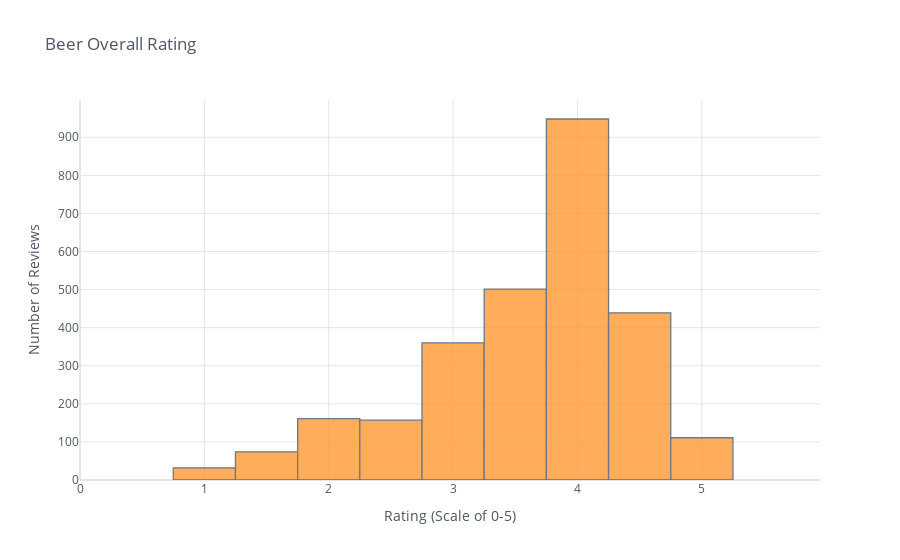

Notebook source saved alongside this figure:
### Markdown cell above
#### Check the review_overall rating distribution using histogram

### Code cell
dfbeer["review_overall"].iplot(kind="histogram", bins=(20),xanchor="left", xrange=[0,5.95],theme="white", title="Beer Overall Rating",xTitle='Rating (Scale of 0-5)', yTitle='Number of Reviews')
fig.show("notebook_connected")

### Figure 1 — Plotly figure (JSON) as saved in the notebook; plotly's stock layout.template omitted (floating-point values rounded to 4 significant figures; data arrays with more than 128 entries replaced by an {"elided": "..."} marker saying what was removed)
{"data": [{"histfunc": "count", "histnorm": "", "marker": {"color": "rgba(255, 153, 51, 1.0)", "line": {"color": "#4D5663", "width": 1.3}}, "name": "review_overall", "nbinsx": 20, "opacity": 0.8, "orientation": "v", "type": "histogram", "x": {"elided": "2783 float values"}}], "layout": {"barmode": "overlay", "legend": {"bgcolor": "#FFFFFF", "font": {"color": "#4D5663"}}, "paper_bgcolor": "#FFFFFF", "plot_bgcolor": "#FFFFFF", "title": {"font": {"color": "#4D5663"}, "text": "Beer Overall Rating"}, "xaxis": {"gridcolor": "#E1E5ED", "range": [0, 5.95], "showgrid": true, "tickfont": {"color": "#4D5663"}, "title": {"font": {"color": "#4D5663"}, "text": "Rating (Scale of 0-5)"}, "zerolinecolor": "#E1E5ED"}, "yaxis": {"gridcolor": "#E1E5ED", "showgrid": true, "tickfont": {"color": "#4D5663"}, "title": {"font": {"color": "#4D5663"}, "text": "Number of Reviews"}, "zerolinecolor": "#E1E5ED"}}}
